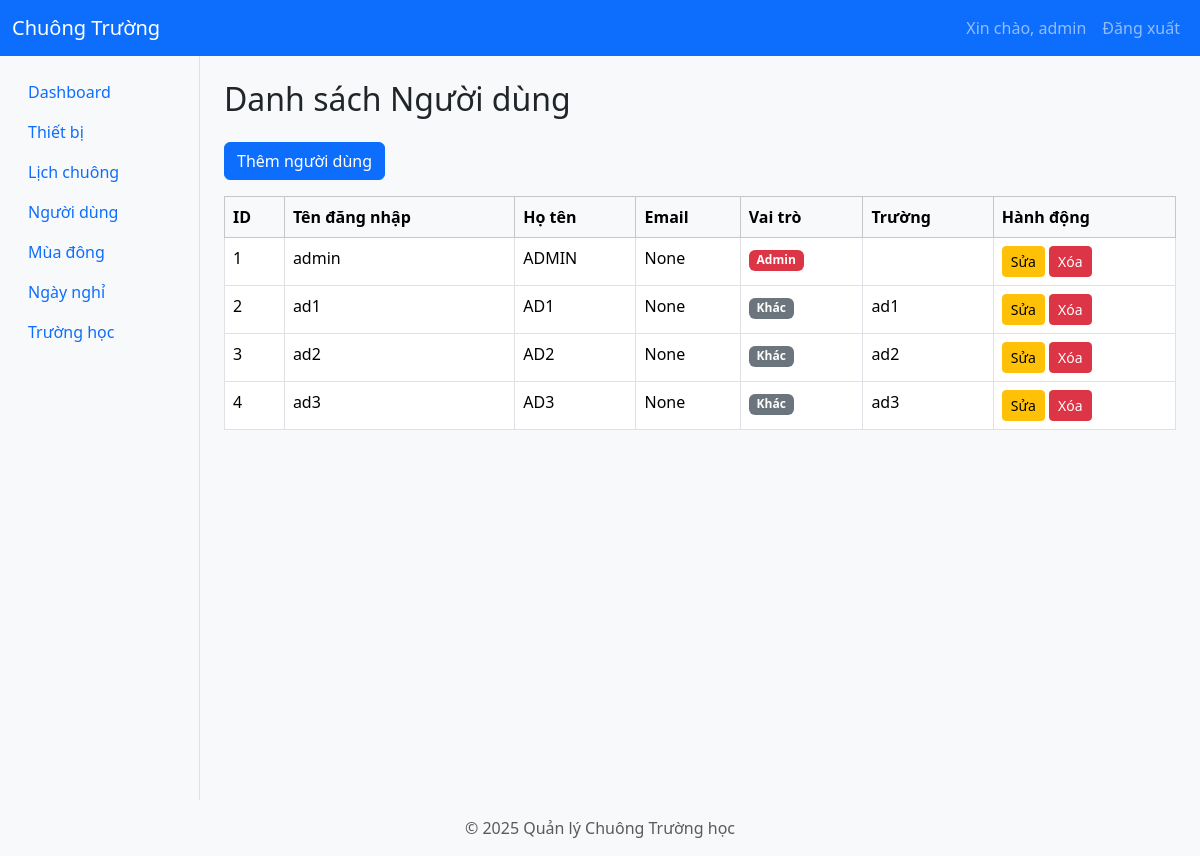
Page /users (signed in) on the earlier database version.
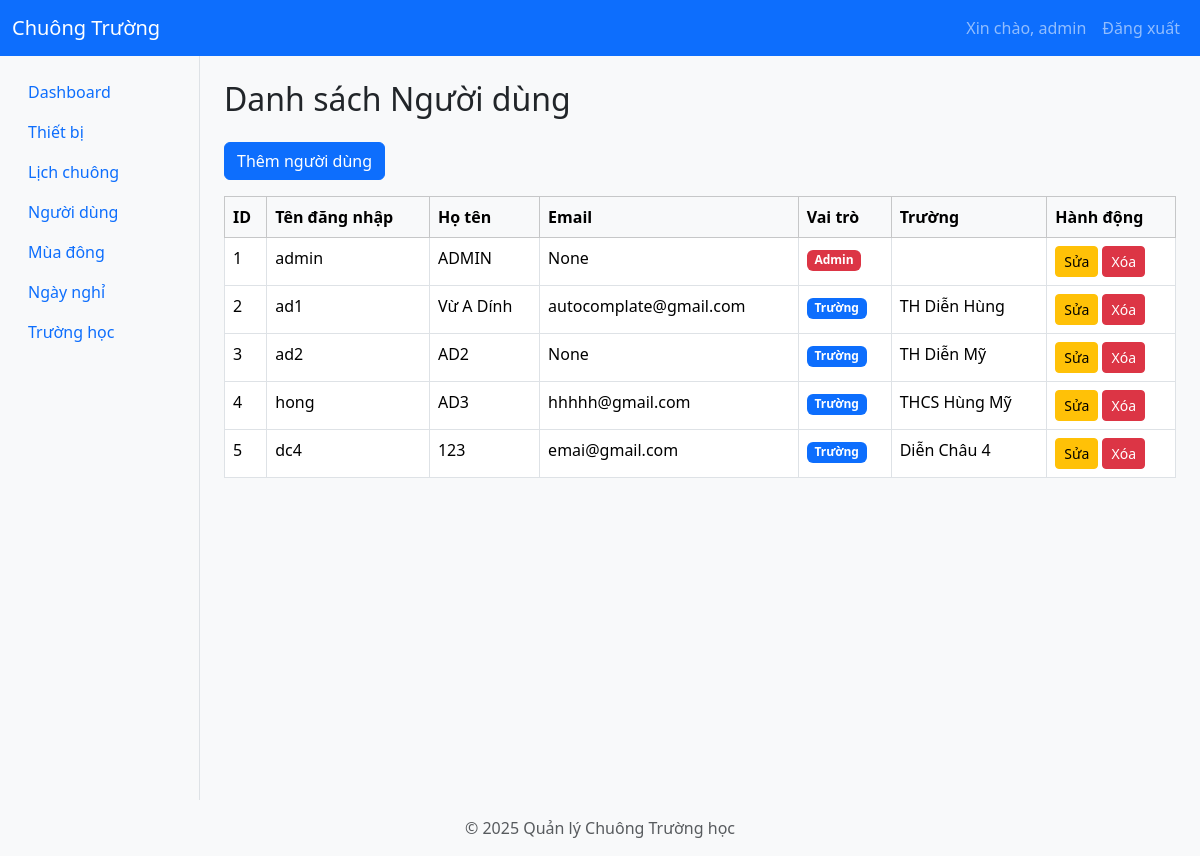
Same page on the later database version.
### app/models/user.py (models this page shows, shortened)
class User(db.Model):
    __tablename__ = "users"
    id = db.Column(db.Integer, primary_key=True)
    username = db.Column(db.String(80), unique=True, nullable=False)
    password_hash = db.Column(db.String(128), nullable=False)
    role = db.Column(db.String(50), nullable=False, default="school_user")  # Role: admin, school_admin, school_user
    email = db.Column(db.String(120), unique=True)
    full_name = db.Column(db.String(100))
    school_id = db.Column(db.Integer, db.ForeignKey("schools.id"), nullable=True)  # School association for school_admin
    school = db.relationship("School", back_populates="users")  # Define the relationship
    devices = db.relationship("Device", back_populates="user")

### app/models/school.py (models this page shows)
class School(db.Model):
    __tablename__ = "schools"
    id = db.Column(db.Integer, primary_key=True)
    name = db.Column(db.String(100), nullable=False)
    address = db.Column(db.String(200))
    phone = db.Column(db.String(20))
    users = db.relationship("User", back_populates="school", lazy="dynamic")
    devices = db.relationship("Device", back_populates="school", lazy=True)
    disabled_periods = db.relationship(
        "DisabledPeriod",
        back_populates="school",
        lazy=True
    )
    schedules = db.relationship("Schedule", back_populates="school", lazy=True)
    winter_shift = db.relationship(
        "app.models.winter_shift_config.WinterShiftConfig",
        backref="school_winter_shift",
        uselist=False,
        overlaps="winter_shift_config,school"
    )
    winter_shift_config = db.relationship(
        "app.models.winter_shift_config.WinterShiftConfig",
        backref="school_winter_shift_config",
        uselist=False,
        overlaps="school_winter_shift"
    )

### app/routes/user_routes.py (the view)
@user_bp.route('/users', methods=['GET'])
@login_required
@admin_required
def users_page():
    users = User.query.all()
    schools = School.query.all()
    return render_template('pages/users.html', users=users, schools=schools)

### app/__init__.py (called while the page is built)
def create_app():
    app = Flask(__name__)
    app.config.from_object('app.config.Config')
    db.init_app(app)
    jwt.init_app(app)
    migrate.init_app(app, db)  # Bind Flask-Migrate to the app and db
    login_manager.init_app(app)  # Initialize Flask-Login
    login_manager.login_view = 'auth.login'  # Set the login view
    @app.context_processor
    def inject_user():
        from flask_login import current_user
        return dict(current_user=current_user)
    from app.utils.jwt_patch import apply_jwt_patch
    apply_jwt_patch()
    from app.routes import register_routes
    register_routes(app)
    def get_day_name(index):
        days = ['Thứ 2', 'Thứ 3', 'Thứ 4', 'Thứ 5', 'Thứ 6', 'Thứ 7', 'Chủ Nhật']
        return days[index]
    app.jinja_env.filters['get_day_name'] = get_day_name
    return app

### app/templates/pages/users.html (shortened to what this page needs)
{% extends 'layouts/layout.html' %}
{% block content %}
<h2 class="mb-4">Danh sách Người dùng</h2>
<button class="btn btn-primary mb-3" data-bs-toggle="modal" data-bs-target="#addUserModal">Thêm người dùng</button>
<table class="table table-bordered table-hover">
    <thead class="table-light">
        <tr>
            <th>ID</th>
            <th>Tên đăng nhập</th>
            <th>Họ tên</th>
            <th>Email</th>
            <th>Vai trò</th>
            <th>Trường</th>
            <th>Hành động</th>
        </tr>
    </thead>
    <tbody>
        {% for user in users %}
        <tr>
            <td>{{ user.id }}</td>
            <td>{{ user.username }}</td>
            <td>{{ user.full_name }}</td>
            <td>{{ user.email }}</td>
            <td>
                {% if user.role == 'admin' %}
                    <span class="badge bg-danger">Admin</span>
                {% elif user.role == 'school_user' %}
                    <span class="badge bg-primary">Trường</span>
                {% else %}
                    <span class="badge bg-secondary">Khác</span>
                {% endif %}
            </td>
            <td>{{ user.school.name if user.school else '' }}</td>
            <td>
                <a href="/users/edit/{{ user.id }}" class="btn btn-sm btn-warning">Sửa</a>
                <form method="POST" action="/users/delete/{{ user.id }}" style="display: inline;" onsubmit="return confirm('Bạn có chắc muốn xóa?');">
                    <button type="submit" class="btn btn-sm btn-danger">Xóa</button>
                </form>
            </td>
        </tr>
        {% endfor %}
    </tbody>
</table>
{% endblock %}

### app/templates/layouts/layout.html (shortened to what this page needs)
<!DOCTYPE html>
<html lang="vi">
<head>
    <link href="https://cdn.jsdelivr.net/npm/bootstrap@5.3.2/dist/css/bootstrap.min.css" rel="stylesheet">
    <link rel="stylesheet" href="{{ url_for('static', filename='css/style.css') }}">
</head>
<body>
    <nav class="navbar navbar-expand-lg navbar-dark bg-primary">
        <div class="container-fluid">
            <a class="navbar-brand" href="/">Chuông Trường</a>
            <div class="collapse navbar-collapse" id="navbarNav">
                <ul class="navbar-nav ms-auto">
                    {% if session.get('user') %}
                    <li class="nav-item">
                        <a class="nav-link" href="/profile">Xin chào, {{ session['user']['username'] }}</a>
                    </li>
                    <li class="nav-item">
                        <a class="nav-link" href="/logout">Đăng xuất</a>
                    </li>
                    {% else %}
                    <li class="nav-item">
                        <a class="nav-link" href="/login">Đăng nhập</a>
                    </li>
                    {% endif %}
                </ul>
            </div>
        </div>
    </nav>
    <div class="container-fluid">
        <div class="row">
            <nav class="col-md-2 d-none d-md-block bg-light sidebar">
                <div class="position-sticky pt-3">
                    <ul class="nav flex-column">
                        {% if session.get('user') %}
                            {% set role = session['user'].get('role') %}
                            {% if role == 'admin' %}
                                <li class="nav-item"><a class="nav-link" href="/">Dashboard</a></li>
                                <li class="nav-item"><a class="nav-link" href="/devices">Thiết bị</a></li>
                                <li class="nav-item"><a class="nav-link" href="/schedules">Lịch chuông</a></li>
                                <li class="nav-item"><a class="nav-link" href="/users">Người dùng</a></li>
                                <li class="nav-item"><a class="nav-link" href="/seasons">Mùa đông</a></li>
                                <li class="nav-item"><a class="nav-link" href="/holidays">Ngày nghỉ</a></li>
                                <li class="nav-item"><a class="nav-link" href="/schools">Trường học</a></li>
                            {% elif role == 'school_admin' %}
                                <li class="nav-item"><a class="nav-link" href="/schedules">Lịch chuông</a></li>
                            {% elif role == 'school_user' %}
                                <li class="nav-item"><a class="nav-link" href="/schedules">Xem lịch chuông</a></li>
                            {% endif %}
                        {% endif %}
                    </ul>
                </div>
            </nav>
            <main class="col-md-9 ms-sm-auto col-lg-10 px-md-4 py-4">
                {% block content %}{% endblock %}
            </main>
        </div>
    </div>
    <footer class="footer mt-auto py-3 bg-light">
        <div class="container text-center">
            <span class="text-muted">&copy; 2025 Quản lý Chuông Trường học</span>
        </div>
    </footer>
</body>
</html>

### static/css/style.css (style rules this page uses)
body { background-color: #f8f9fa; }
.sidebar { min-height: 100vh; border-right: 1px solid #dee2e6; }
.footer { position: fixed; bottom: 0; width: 100%; }

Differences in the rows shown:
changed User "ad1": full_name "AD1" → "Vừ A Dính"; email "None" → "autocomplate@gmail.com"; school "ad1" → "TH Diễn Hùng"; role "Khác" → "Trường"
changed User "ad2": school "ad2" → "TH Diễn Mỹ"; role "Khác" → "Trường"
changed User "AD3": username "ad3" → "hong"; email "None" → "hhhhh@gmail.com"; school "ad3" → "THCS Hùng Mỹ"; role "Khác" → "Trường"
added User: id "5", username "dc4", full_name "123", email "emai@gmail.com", role "Trường", school "Diễn Châu 4"
